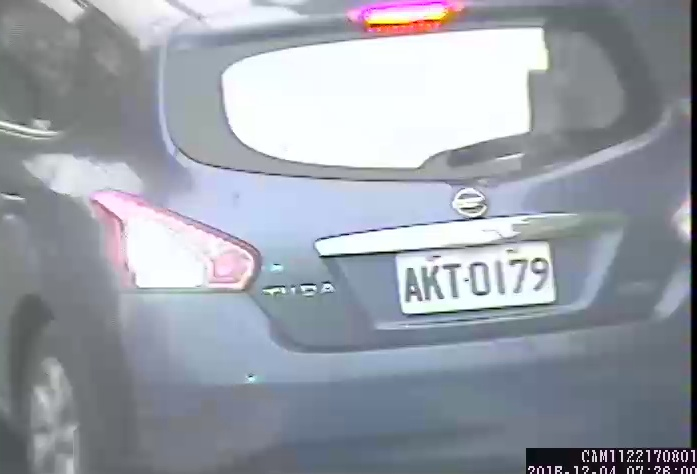
#> input picture src/python/org.jpg, 697 x 474 px
$ python translation_rotation.py
#> lines starting #> are read from the running program, lines starting #| are printed output that depends on the picture
import cv2
import numpy as np

Img = cv2.imread('./org.jpg')
#> Img is the input picture: shape (474, 697, 3); mean B, G, R 168.4, 159, 153.5

# x move 100px
# y move 50px
H = np.float32([[1,0,100],[0,1,50]])
Translation = cv2.warpAffine(Img,H,dsize=(Img.shape[1], Img.shape[0]))
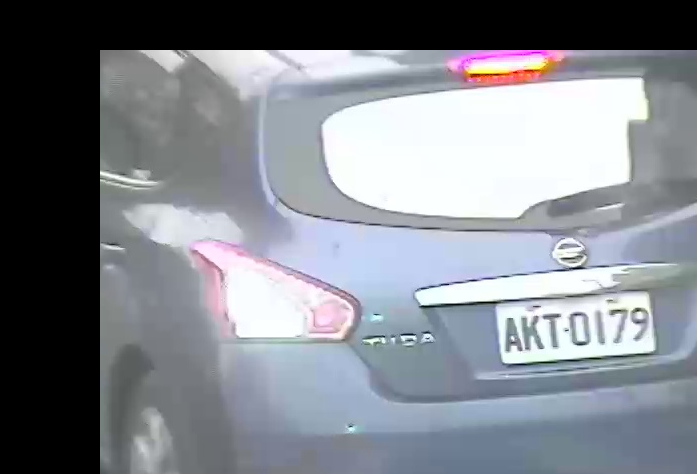
#> Translation: shape (474, 697, 3); mean B, G, R 140.1, 132.9, 128.8

# save image
status1 = cv2.imwrite('./Translation.jpg',Translation)

# Rotation
RotateMatrix = cv2.getRotationMatrix2D(center=(Img.shape[1]/2, Img.shape[0]/2), angle=90, scale=1)
Rotation = cv2.warpAffine(Img, RotateMatrix,dsize=(Img.shape[1], Img.shape[0]))
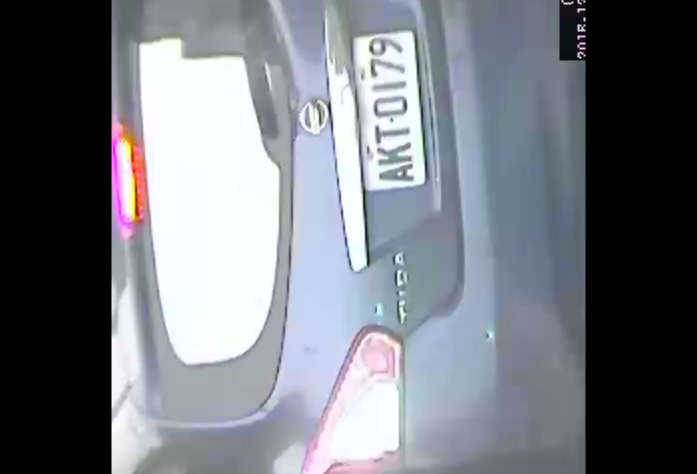
#> Rotation: shape (474, 697, 3); mean B, G, R 126.7, 119.3, 115.1

# save image
status2 = cv2.imwrite('./Rotation.jpg',Rotation)
